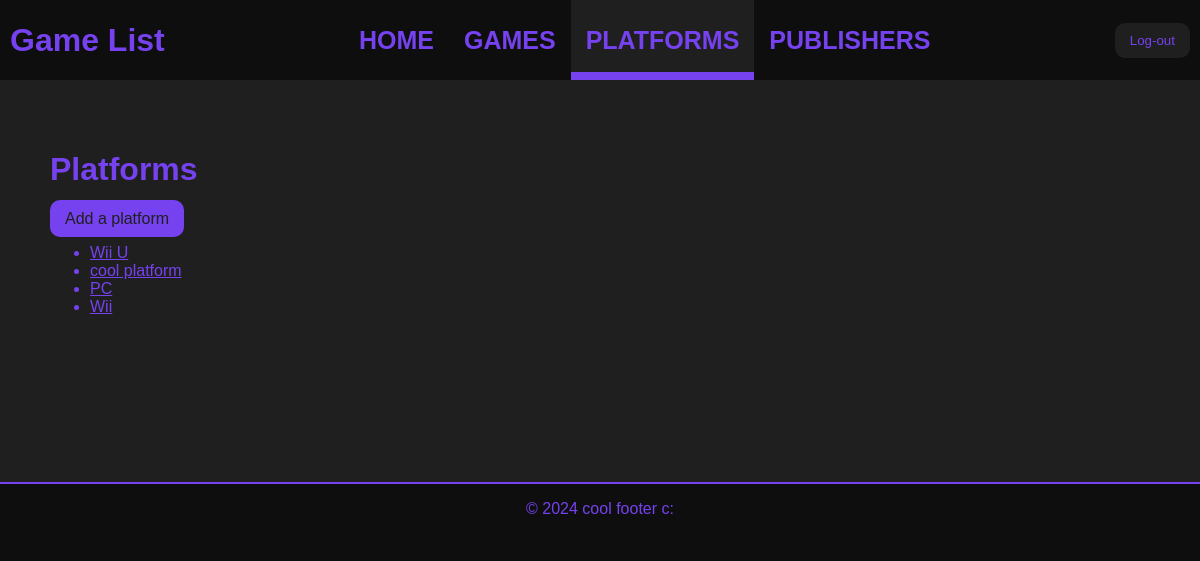
The app's page /game-list/platform/ (signed in) with its own data.
### game_list_app/models.py (models this page shows, shortened)
class Platform(models.Model):
	name = models.CharField(max_length = 100)
	release_date = models.IntegerField(blank=True, null=True)
	owner = models.ForeignKey(Publisher, on_delete=models.SET_NULL, blank=True, null=True)
	description = models.TextField(blank=True, null=True)
	add_date = models.DateTimeField(editable = False, default = timezone.now)
	modified_date = models.DateTimeField(editable = False, default = timezone.now)
	def __str__(self):
		return self.name

### game_list_app/views.py (the view)
# urls.py: path("platform/", views.PlatformList.as_view(), name = "platform_list"),
class PlatformList(generic.ListView):
	template_name = "platforms.html"
	context_object_name = "platforms"
	def get_queryset(self):
		return Platform.objects.order_by("-add_date")

### game_list_app/templates/platforms.html (shortened to what this page needs)
{% extends 'index.html' %}
{% block content %}
<h1>Platforms</h1>
<a class="btn-action" href="{% url 'game_list_app:add_item' 'platform' %}">Add a platform</a>
{% if platforms %}
    <ul>
    {% for platform in platforms %}
        <li><a href="{% url 'game_list_app:platform_detail' platform.id %}">{{ platform }}</a></li>
    {% endfor %}
    </ul>
{% else %}
    <p>No platform here :(</p>
{% endif %}
{% endblock %}

### game_list_app/static/index_style.css (style rules this page uses)
body { background-color: #0e0e0e; font-family: "Doppio One", sans-serif; color: #7642EF; padding: 0; margin: 0; }
body a { color: #7642EF; }
.btn-action { text-decoration: none; color: #1f1f1f; border: none; background-color: #7642EF; padding-left: 15px; padding-right: 15px; padding-top: 10px; padding-bottom: 10px; border-radius: 10px; cursor: pointer; transition: background-color 0.3s ease; }

### records on screen
Platform: name "Wii U"
Platform: name "cool platform"
Platform: name "PC"
Platform: name "Wii"
